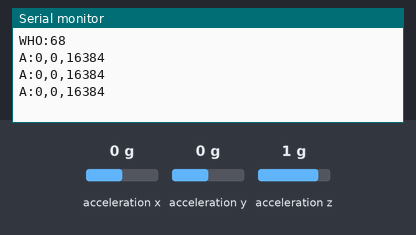
Recording of a sketch running on a simulated Arduino Uno, built with avr-gcc and run on an emulated ATmega328P. Parts: the last lines printed to the serial monitor. Wiring (from diagram.json): MPU-6050 motion sensor at I2C address 0x68. Inputs (shaded band) come from the test bench; at power-on: acceleration x 0 g, acceleration y 0 g, acceleration z 1 g.

Above: at 1.3 s.
1.4 s: acceleration x set to -1.4 g
At 2.0 s:
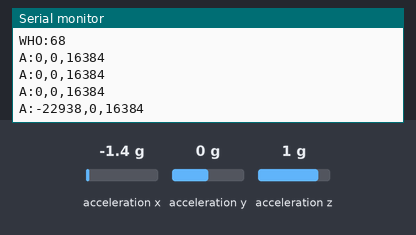
2.9 s: acceleration y set to -1.4 g
At 3.5 s:
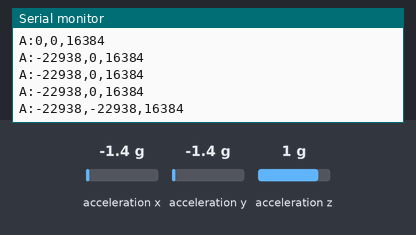
4.4 s: acceleration z set to -1.4 g
At 5.0 s:
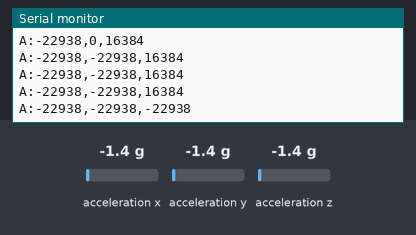

Measured:
- after the input at 1.4 s, the serial monitor: prints a new line after 0.21 s (image 1)
- after the input at 2.9 s, the serial monitor: prints a new line after 0.22 s (image 2)
- after the input at 4.4 s, the serial monitor: prints a new line after 0.22 s (image 3)

The sketch:

sketch.ino
```cpp
#include <Arduino.h>
#include <Wire.h>

// Simple MPU6050 reader without library dependency
#define MPU6050_ADDR 0x68
#define REG_PWR_MGMT_1 0x6B
#define REG_ACCEL_XOUT_H 0x3B
#define REG_WHO_AM_I 0x75

int16_t readInt16(uint8_t reg) {
  Wire.beginTransmission(MPU6050_ADDR);
  Wire.write(reg);
  Wire.endTransmission(false);
  Wire.requestFrom(MPU6050_ADDR, 2);
  int16_t val = (Wire.read() << 8) | Wire.read();
  return val;
}

void setup() {
  Serial.begin(115200);
  Wire.begin();

  // Wake up MPU6050
  Wire.beginTransmission(MPU6050_ADDR);
  Wire.write(REG_PWR_MGMT_1);
  Wire.write(0);
  Wire.endTransmission();
  delay(100);

  // Check WHO_AM_I
  int16_t whoami = readInt16(REG_WHO_AM_I);
  Serial.print("WHO:");
  Serial.println(whoami >> 8, HEX);
}

void loop() {
  int16_t ax = readInt16(REG_ACCEL_XOUT_H);
  int16_t ay = readInt16(REG_ACCEL_XOUT_H + 2);
  int16_t az = readInt16(REG_ACCEL_XOUT_H + 4);

  // Print raw values
  Serial.print("A:");
  Serial.print(ax);
  Serial.print(",");
  Serial.print(ay);
  Serial.print(",");
  Serial.println(az);

  delay(500);
}
```
